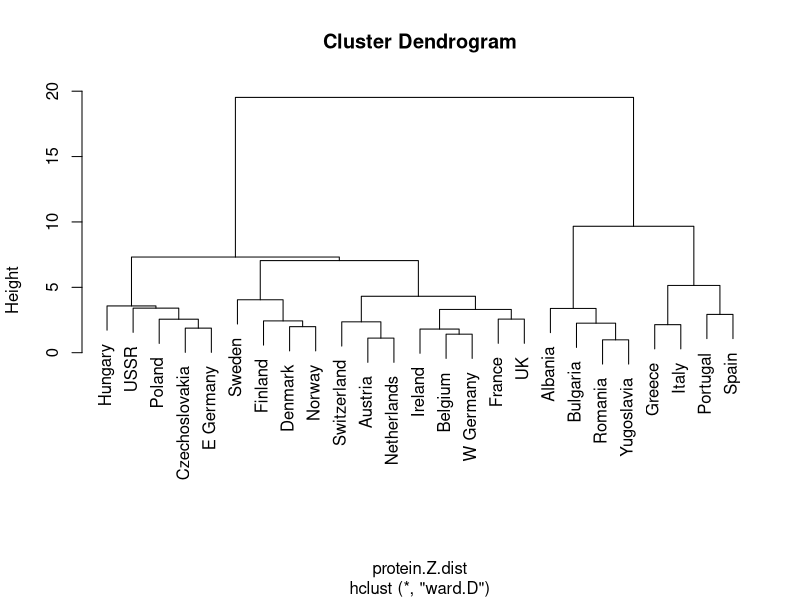
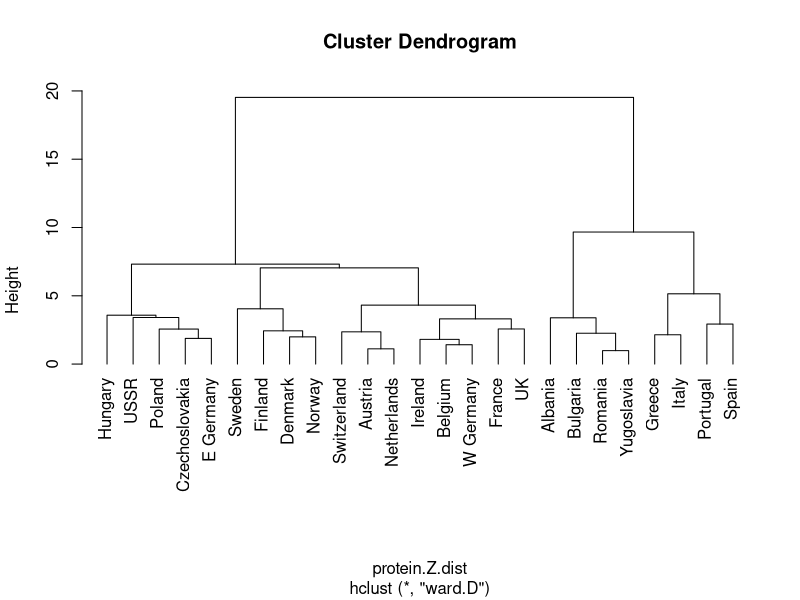
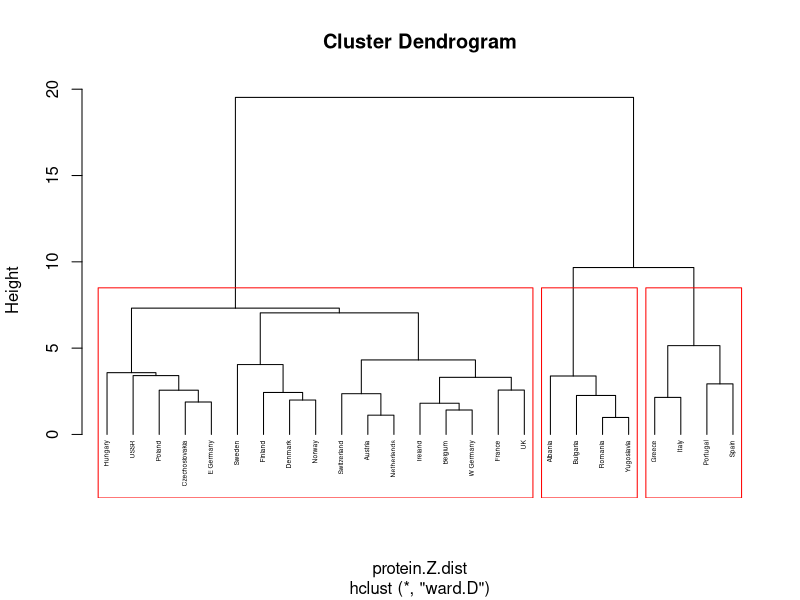
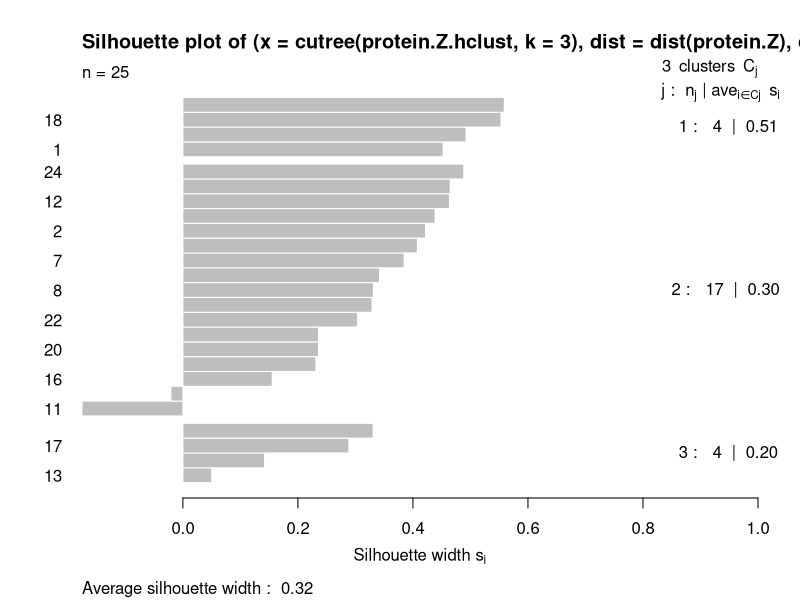
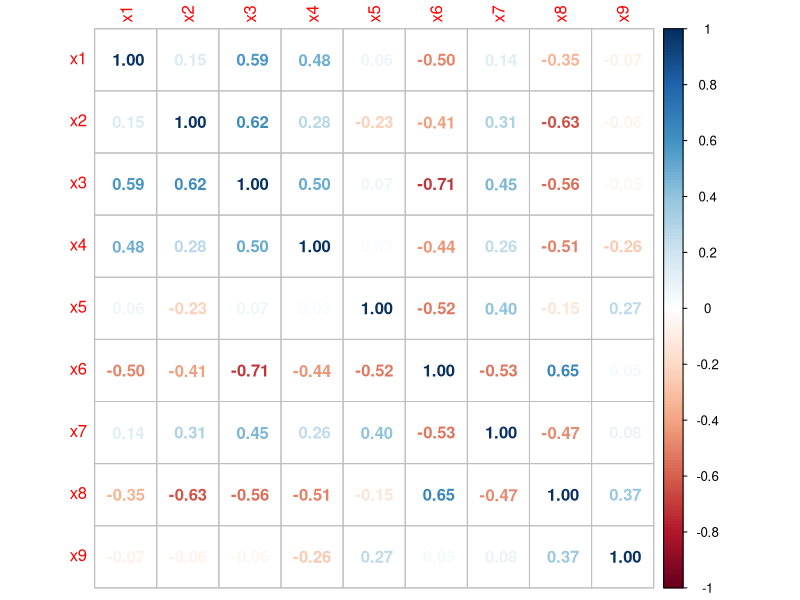

The R source for these figures, in order:
## ---- chunk 1
rm(list=ls())
library(dplyr)
library(knitr)
## ---- chunk 2
protein <- read.csv("contents/protein.csv",header=TRUE)

head(protein)
# x1 - red meat / x2 - white meat / x3 - eggs / x4 - milk
# x5 - fish / x6 - cereal / x7 - starch(탄수화물 bread로 해석) / x8 - nuts / x9 - fruits & vegetables
## ---- chunk 3
# 예 7.1 
protein.X <- cbind(protein[1],scale(protein[-1],center=TRUE,scale=TRUE))   # ① 표준화
summary(protein.X)
## ---- chunk 4
protein
protein[-1]  # 첫번째 나라 이름 변수를 제외하는 옵션
## ---- chunk 5
protein.Z <- scale(protein[-1],center=TRUE,scale=TRUE)   # ① 표준화
summary(protein.Z)
var(protein.Z)
## ---- chunk 6
protein.Z.dist <- dist(protein.Z, method="euclidean")   # ② 거리행렬
# 나중에 다양한 방법들을 적용해보기
protein.Z.dist
## ---- chunk 7
# 계층적 군집분석 - hierarchical
protein.Z.hclust <- hclust(protein.Z.dist, method="ward.D")   # ③ 군집분석single
# 연결 방식에 대한 옵션 해보기
protein.Z.hclust
## ---- chunk 8
plot(protein.Z.hclust,labels=protein$country)   # ④ 덴드로그램
plot(protein.Z.hclust,labels=protein$country, hang=-1)   # ④ 덴드로그램 (밑에서 맞추기)
plot(protein.Z.hclust,labels=protein$country, hang=-1, cex=0.4)   # ④ 덴드로그램(변수글자크기)

rect.hclust(protein.Z.hclust,k=3,border="red")   # ⑤ 군집 구분
## ---- chunk 9
# 참고사항1
#install.packages("cluster")
library("cluster")
plot(silhouette(cutree(protein.Z.hclust,k=3),dist=dist(protein.Z),col=1:5))
## ---- chunk 10
#install.packages("fpc")
library("fpc")

clust <- numeric(20)
for(k in 2:20){
  clust[[k]] <- pam(protein.Z, k) $ silinfo $ avg.width # s_data대신 데이터변수만 넣어줍시다.
  k.best <- which.max(clust)}
cat("최적의 실루엣 값을 갖는 클러스터 개수는:", k.best, "\n")
## ---- chunk 11
# 참고사항2
#install.packages("corrplot")
library(corrplot)
M <- cor(protein.Z) 
#M
#corrplot(M, method="circle")
#corrplot(M, method="ellipse")
corrplot(M, method="number")
## ---- chunk 12
# 예 7.2
hcluster <- cutree(protein.Z.hclust,k=5)
hcluster  # 25개의 자료에 해당하는 군집
## ---- chunk 13
protein.X.hclust <- data.frame(protein,hcluster)
head(protein.X.hclust,n=10)
protein.X.hclust
## ---- chunk 14
# 자료화하여 정리 
write.csv(protein.X.hclust,"protein_X_hclust.csv")
## ---- chunk 15
# 예 7.3
table(hcluster)
# 각 군집에 포함되는 케이스의 수
## ---- chunk 16
aggregate(protein.Z,by=list(hcluster),FUN=mean)
aggregate(protein[-1],by=list(hcluster),FUN=mean)
# 특성 파악 - 정답이 없음
## ---- chunk 17
protein.Z.hclust <- data.frame(protein.Z,hcluster)
protein.Z.hclust
aggregate(cbind(x1,x2,x3,x4,x5,x6,x7,x8,x9)~hcluster,data=protein.Z.hclust,mean)
